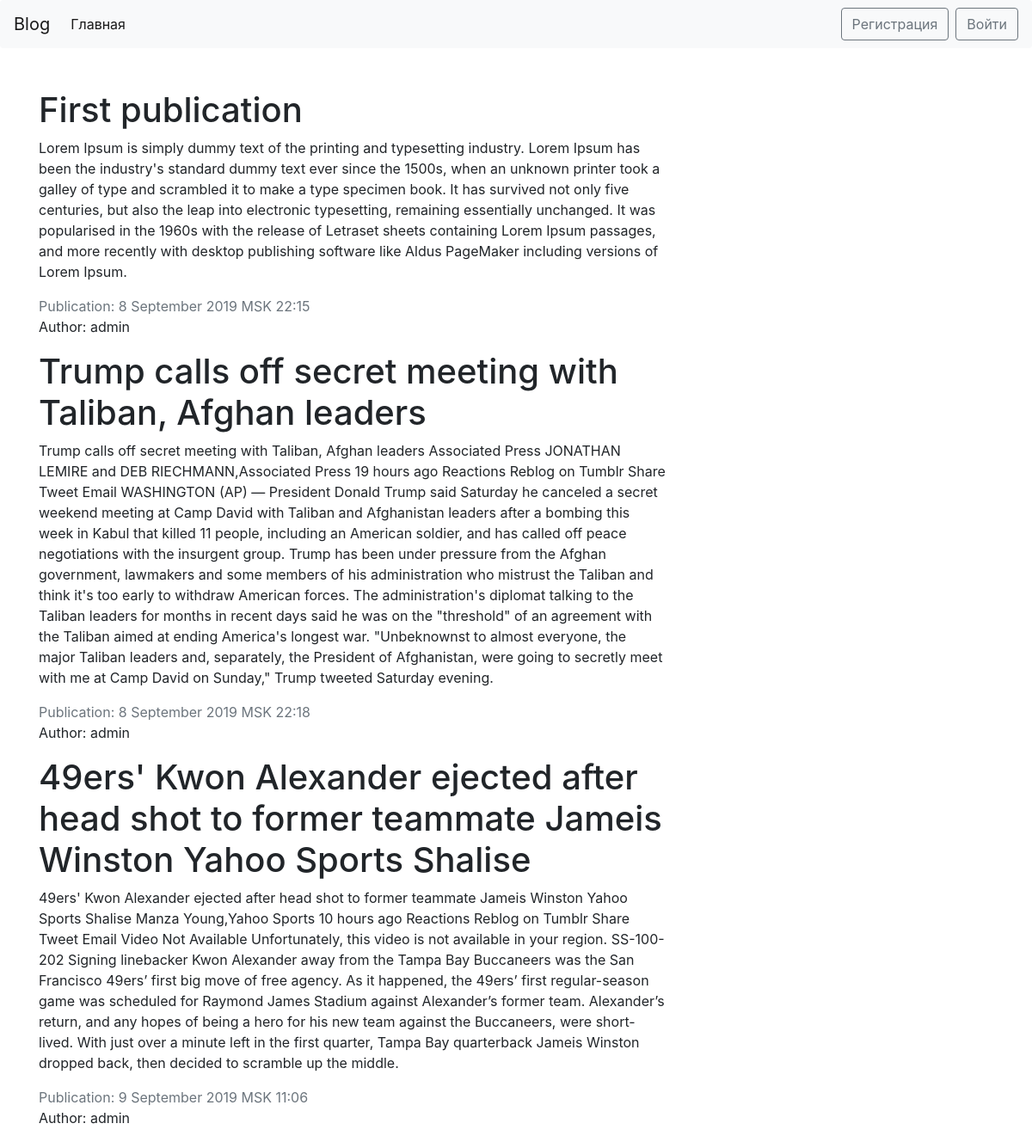
The page / on the database its author committed.
### blog/models.py (models this page shows)
class News(models.Model):
    title = models.CharField(max_length=100)
    text = models.TextField()
    date = models.DateTimeField(default=timezone.now)
    author = models.ForeignKey(User, on_delete=models.CASCADE)

### blog/views.py (the view)
# urls.py: path('', views.posts_list, name='posts_list'),
def posts_list(request):
    data = {
        'news': News.objects.all(),
        'title': 'Blog home page'
    }
    return render(request, 'blog/index.html', data)

### blog/templates/blog/index.html
{% extends 'blog/main.html' %}
{% block main_section %}
    {% for post in news %}
        <h1>{{ post.title }}</h1>
        <p>{{ post.text }}</p>
        <span class="text-muted">Publication: {{ post.date|date:"j F Y "}} MSK {{ post.date|date:"H:i "}}</span>
        {% if post.author %}
            <p>Author: {{ post.author }}</p>
        {% else %}
            <p>Author: admin</p>
        {% endif %}
    {% endfor%}
{% endblock main_section %}

### blog/templates/blog/main.html (shortened to what this page needs)
<!doctype html>
<html lang="en">
<head>
    <link rel="stylesheet" href="https://stackpath.bootstrapcdn.com/bootstrap/4.3.1/css/bootstrap.min.css">
</head>
<body>
    <nav class="navbar navbar-expand-lg navbar-light bg-light rounded mb-5">
        <a class="navbar-brand" href="{% url 'posts_list' %}">Blog</a>
        <div class="collapse navbar-collapse" id="navbarsExample09">
          <ul class="navbar-nav mr-auto">
            <li class="nav-item active">
              <a class="nav-link" href="/">Главная</a>
            </li>
          </ul>
        </div>
        <div class="navbar-nav">
            {% if user.is_authenticated %}
                <a href="{% url 'profile' %}" class="btn btn-outline-secondary mr-2">Профиль</a>
                <a href="{% url 'exit' %}" class="btn btn-outline-secondary">Выйти</a>
            {% else %}
                <a href="{% url 'reg' %}" class="btn btn-outline-secondary mr-2">Регистрация</a>
                <a href="{% url 'user' %}" class="btn btn-outline-secondary">Войти</a>
            {% endif %}
        </div>
    </nav>
    <main class="container">
        <div class="row">
            <div class="col-md-8">
                {% block main_section %}
                {% endblock %}
            </div>
        </div>
    </main>
</body>
</html>

### rows shown on the page
News: title "First publication", text "Lorem Ipsum is simply dummy text of the printing and typesetting industry. Lorem Ipsum has been the industry's standard dummy text ever since the 1500s, when an unknown printer took a galley of type and scrambled it to make a type specimen book. It has survived not only five centuries, but also the leap into electronic typesetting, remaining essentially unchanged. It was popularised in the 1960s with the release of Letraset sheets containing Lorem Ipsum passages, and more recently with desktop publishing software like Aldus PageMaker including versions of Lorem Ipsum.", date "8 September 2019", date "22:15", author "admin"
News: title "Trump calls off secret meeting with Taliban, Afghan leaders", text "Trump calls off secret meeting with Taliban, Afghan leaders Associated Press JONATHAN LEMIRE and DEB RIECHMANN,Associated Press 19 hours ago Reactions Reblog on Tumblr Share Tweet Email WASHINGTON (AP) — President Donald Trump said Saturday he canceled a secret weekend meeting at Camp David with Taliban and Afghanistan leaders after a bombing this week in Kabul that killed 11 people, including an American soldier, and has called off peace negotiations with the insurgent group. Trump has been under pressure from the Afghan government, lawmakers and some members of his administration who mistrust the Taliban and think it's too early to withdraw American forces. The administration's diplomat…", date "8 September 2019", date "22:18", author "admin"
News: title "49ers' Kwon Alexander ejected after head shot to former teammate Jameis Winston Yahoo Sports Shalise", text "49ers' Kwon Alexander ejected after head shot to former teammate Jameis Winston Yahoo Sports Shalise Manza Young,Yahoo Sports 10 hours ago Reactions Reblog on Tumblr Share Tweet Email Video Not Available Unfortunately, this video is not available in your region. SS-100-202 Signing linebacker Kwon Alexander away from the Tampa Bay Buccaneers was the San Francisco 49ers’ first big move of free agency. As it happened, the 49ers’ first regular-season game was scheduled for Raymond James Stadium against Alexander’s former team. Alexander’s return, and any hopes of being a hero for his new team against the Buccaneers, were short-lived. With just over a minute left in the first quarter, Tampa Bay…", date "9 September 2019", date "11:06", author "admin"
